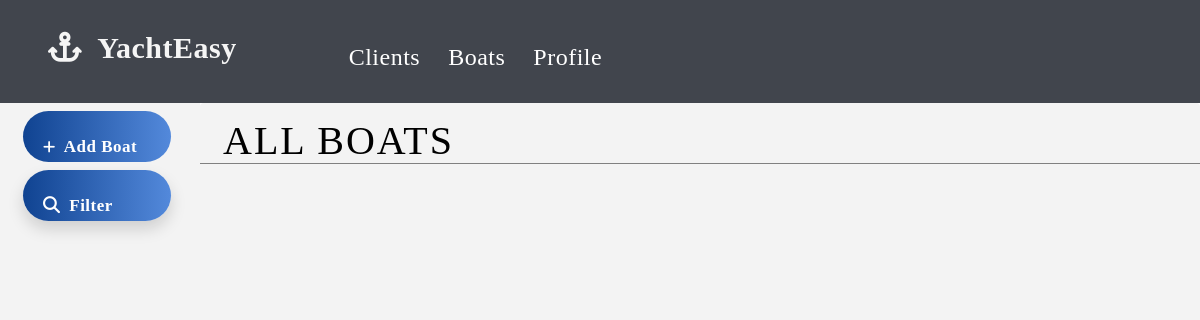
The page /Leon/boats_home on the database as committed earlier.
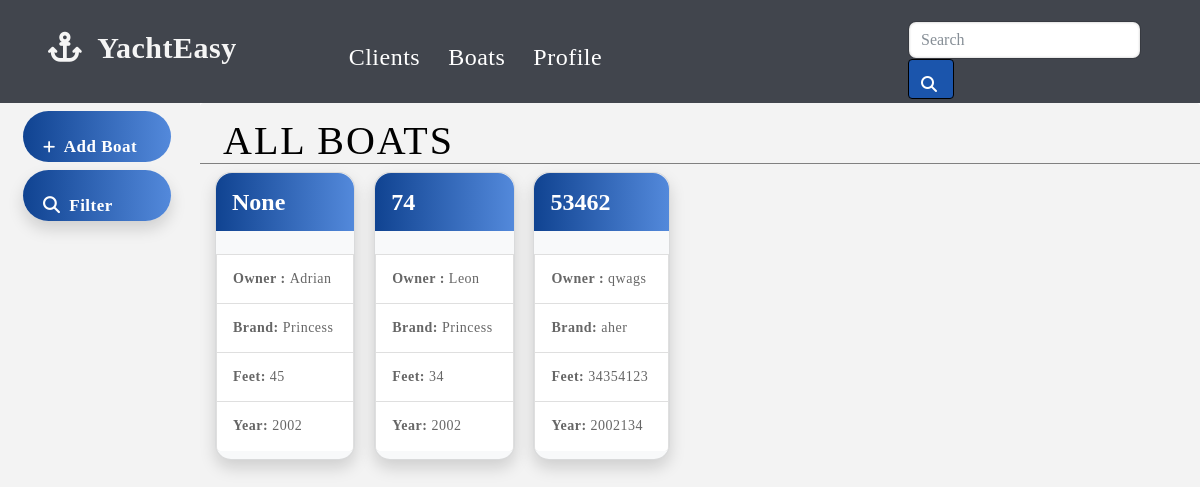
The same page on the database as committed later.
### boats/models.py (models this page shows, shortened)
class Boat(models.Model):
    user = models.ForeignKey(User, on_delete= models.CASCADE, )
    owner = models.CharField(max_length = 200, null = True)
    brand = models.CharField(max_length= 200, null = True)
    model = models.CharField(max_length = 200, null = True, )
    size = models.IntegerField( null = True)
    year = models.IntegerField(null= True)
    engine = models.CharField(max_length= 200, null = True)
    engine_hours = models.IntegerField( null = True)
    equipment = models.CharField(max_length= 1000, null = True)
    price = models.CharField(max_length=200, null = True)
    location = models.CharField(max_length= 200, null = True)
    photo = CloudinaryField(folder = 'boats', null = True)
    description = models.CharField(max_length=2000, null = True)

### boats/views.py (the view)
def boatsHome(request, username):
    user = User.objects.get(username = username)
    boats = Boat.objects.filter(user = user)
    return render(request, 'boats.html', {'user': user, 'boats': boats,})

### templates/boats.html (shortened to what this page needs)
{% extends 'base.html' %}
{% load cloudinary %}
{% block content %}
<div class="container-fluid" >
    <div class="row">
      <div class=" col-12 col-lg-2  pb-0  pr-2 left-side buttonsContainerBoats " style = " border: 0px solid white;background-color: rgb(243, 243, 243);">
        <a href="{% url 'addBoat' user.username %} " class="btn clientsBtn btn-animation-1  mt-2 col-4 col-lg-10 ml-2 font-weight-bold" style = " border:0px solid black !important;; font-size: 17px "> <span style = "font-size : 14px">  <i class="fas fa-plus mr-1" id ="plusIcon" > </i> </span>  Add Boat</a>
          <a href="{% url 'filterBoats' user.username %} " class="btn clientsBtn btn-animation-1 mt-2 col-4 col-lg-10 ml-2 shadow font-weight-bold justify-content-center" style = "border:0px solid black !important; font-size: 17px;font-size: 17px "> <i class="fas fa-search mr-1"></i> Filter </a>
        </div>
      <div class = "  col-12 col-lg-10 pt-0 pr-0 pl-0  rounded" id = "clientsDiv" style = "min-height: 1000px;background-color: rgb(243, 243, 243);">
        <div class= "container-fluid mb-2" style = "border-bottom: 1px solid grey">
        <div class= "row  col-12 mt-3 mb-0" >
          <h1 id = "clientsH1" class= " ml-2 d-inline-flex  justify-content-center" style = "color:#000000; letter-spacing: 2px; border-radius: 12px;"> ALL BOATS  </h1>
        </div>
        </div>
            {% if boats %}
            {% for boat in boats %}
                <div id = "boat-card" class="card justify-content-center shadow d-inline-block  mb-3 pb-2 bg-light " style = "border-radius: 16px !important; ">
                  <div class="card-body p-0 ">
                    <div class = "w-100 py-3 pl-3 m-0 " style = "background-image: linear-gradient(to right,#104391, #5389db) !important; border-top-right-radius: 16px; border-top-left-radius: 16px">
                      <h4 class="card-title  ml-2 mt-1 my-lg-0 ml-lg-0 " > {{boat.model }} </h4>
                    </div>
                    {% if boat.photo %}
                    <div >
                    </div>
                    {% endif %}
                      <li class="list-group-item pl-4 pl-lg-3"><p class="card-text "> <b> Owner : </b>{{boat.owner}} </p></li>
                      <li class= "list-group-item pl-4 pl-lg-3"><p class= "card-text  "> <b> Brand: </b>{{ boat.brand }}</p></li>
                      <li class= "list-group-item pl-4 pl-lg-3 "><p class= "card-text  "> <b> Feet:  </b>{{ boat.size }}</p></li>
                      <li class= "list-group-item pl-4 pl-lg-3 mb-0 pb-0" style = "border-bottom-width: 0px !important"><p class= "card-text  "> <b> Year: </b>{{ boat.year }}</p></li>
                  </div>
                </div>
          {% endfor %}
          {% endif %}
      </div>
    </div>
  </div>
{% endblock %}

Rows that differ between the two databases and show on the page:
added Boat: model "None", owner "Adrian", brand "Princess", size "45", year "2002"
added Boat: model "74", owner "Leon", brand "Princess", size "34", year "2002"
added Boat: model "53462", owner "qwags", brand "aher", size "34354123", year "2002134"
